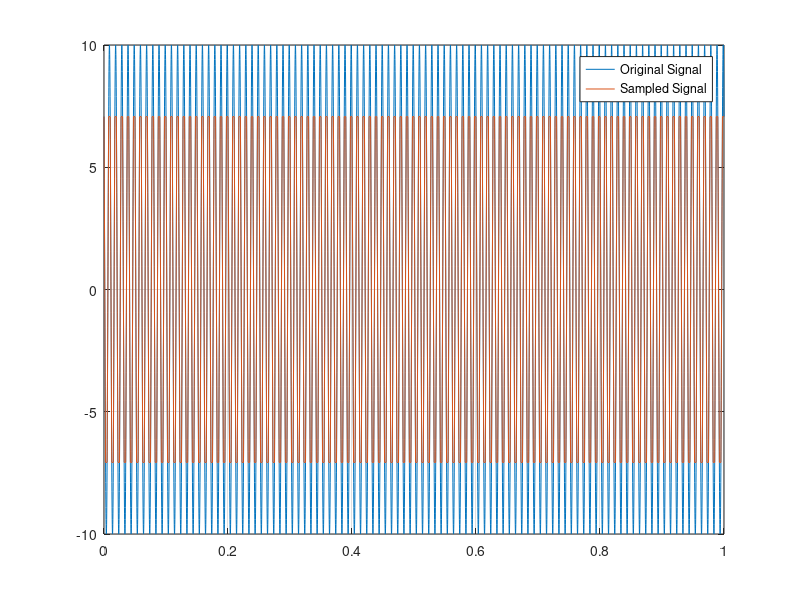
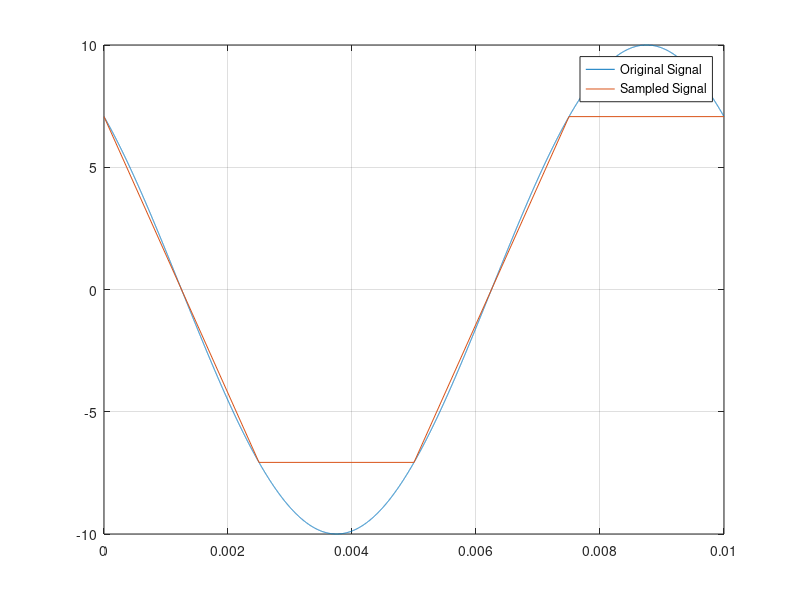

Reproduce these figures in MATLAB, in order. (Note: this script raises an error after producing the figures.)
%% Lab 2
%  As evaluated by James Kerr and James Kurtz

%% Task 1: Sampling of Given Signal
% Discussion:
%
% The signal has a frequency of 100 Hz.  The sampling frequency, 400 Hz,
% is sufficient, as it is more than twice the Nyquist rate.  
%
% There are four samples taken per cycle of the signal. 
%

clear; clc;

A = 10;
f0 = 100;
phi = pi/4;
fs = 400;
t = 1;

Ts = 1/fs;
N = t*fs;
tn = 0:Ts:t;
x = A*cos(2*pi*f0*tn+phi);

% For Comparison
tx = 0:t/10000:t;
xt = A*cos(2*pi*f0*tx+phi);


figure(1);
plot(tx, xt, tn, x);
grid on;
legend('Original Signal','Sampled Signal');



t = 1/f0; % used to more closely examine one period. 
tn = 0:Ts:t;
x = A*cos(2*pi*f0*tn+phi);

% For Comparison
tx = 0:t/10000:t;
xt = A*cos(2*pi*f0*tx+phi);

figure(2);
plot(tx, xt, tn, x);
grid on;
legend('Original Signal','Sampled Signal');


%% Task 2: DFT and IDFT
% Discussion:
%
% While the return values of the DFT and FFT are comprable (as are their
% inverses), the time needed to compute them is notably different.
% Depending on the length of x, the FFT (and IFFT) can be orders of
% magnitude faster. 
%

tic;
myX = my_dft(x);
mytime = toc;

tic;
matX = fft(x);
mattime = toc;

fprintf('my_dft and fft agree within %E\n', sum(abs(matX - myX)));
fprintf('my_dft was calculated in %0.8f sec\n', mytime);
fprintf('fft  was  calculated  in %0.8f sec\n', mattime);

fprintf('\n');

tic;
myx = my_idft(myX);
mytime = toc;

tic;
matx = ifft(myX);
mattime = toc;

fprintf('my_idft and ifft agree within %E\n', sum(abs(matx - myx)));
fprintf('my_idft was calculated in %0.8f sec\n', mytime);
fprintf('ifft  was  calculated  in %0.8f sec\n', mattime);

type my_dft;

type my_idft;


%% Lab Exercise
% It is not entirely clear what is intended with this question, as there
% exists no 150Hz sinusoid in this assignment.  I'm assuming the question
% is referring to the 100Hz sinusoid at the beginning of the assignment.  
%
% In that signal, although the sampling rate was above the Nyquist rate,
% the sampled points aligned with the input signal such that the samples
% only ever captured about 70% of the signal amplitude, and did so with a
% vaveform that resembles clipping.  This creates spectral leakage by
% blending the attributes of a normal sine wave, the signal, with some of
% the spectral attributes of a square wave, which is, in this case, noise.
% Although a fourier transform of the original signal should render a pure
% singal of the original frequency, a fourier transform of the sampled
% signal would also show other, higher frequencies that attempt to
% reconstruct the flattened peaks of the sampled signal. 
%
% Since, however, most of the frequencies created by this noise should be
% higher than half the sampling rate, those portions of the signal can be
% immediately discarded.  Also, if full reconstruction of the original
% signal is vital (which, may or may not actually be the case, depending on
% the application), it may be possible to use a non-liner regression to
% connect the points.  That is, it may be possible to align sinusoids to
% the sampled points, rather than simply drawing lines between the points.
% 
% Something like this is accomplished when a sampled signal is sent into a
% speaker which has a driver of noteworthy mass.  Since the driver has 
% mass, and thus has inertia, as the signal approaches each peak, the 
% driver will continue through and beyond the physcical point correlating 
% to the sample point, before rebounding back toward the next sample point.  
% While this is very unlikely to recreate the full sinusoid shape, it would
% provide an audio signal more 'rounded' than a plot of the sampled signal.
% 
